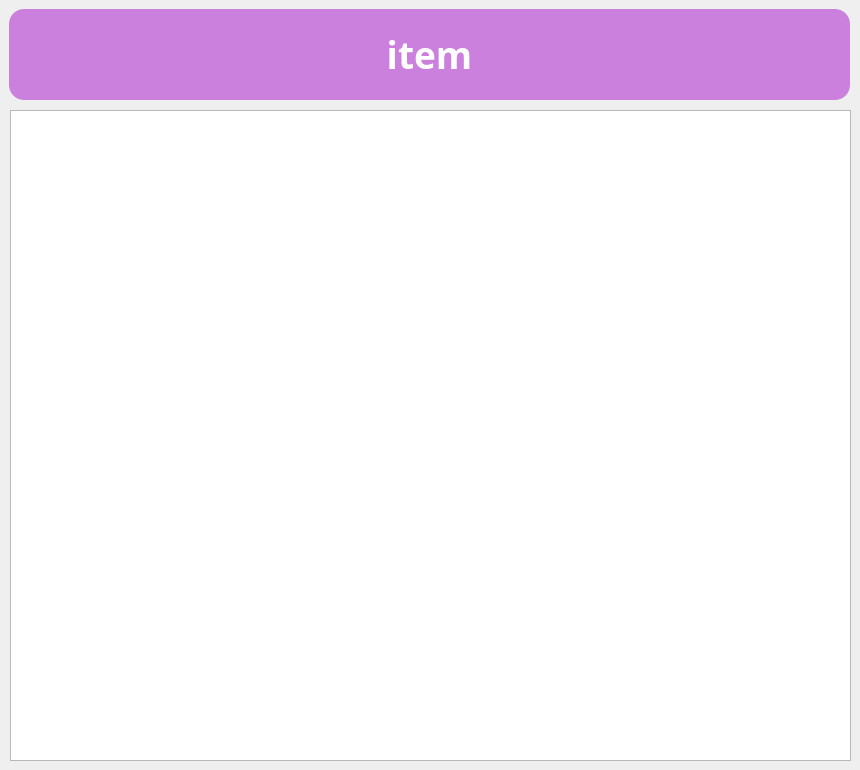
<?xml version="1.0" encoding="UTF-8"?>
<ui version="4.0">
 <class>Dialog</class>
 <widget class="QDialog" name="Dialog">
  <property name="geometry">
   <rect>
    <x>0</x>
    <y>0</y>
    <width>860</width>
    <height>770</height>
   </rect>
  </property>
  <property name="windowTitle">
   <string>Dialog</string>
  </property>
  <widget class="QLabel" name="item_label">
   <property name="geometry">
    <rect>
     <x>9</x>
     <y>9</y>
     <width>841</width>
     <height>91</height>
    </rect>
   </property>
   <property name="font">
    <font>
     <family>Josefin Slab</family>
     <pointsize>28</pointsize>
     <weight>75</weight>
     <bold>true</bold>
    </font>
   </property>
   <property name="styleSheet">
    <string notr="true">QLabel{
    width: 100%;
    height: 55px;
    background-color: #CA80DC;
    border-radius: 15px;
    padding: 0 35px 0 35px;
    color: #fff;
    line-height: 1.2;
}</string>
   </property>
   <property name="text">
    <string>item</string>
   </property>
   <property name="alignment">
    <set>Qt::AlignCenter</set>
   </property>
  </widget>
  <widget class="QTableWidget" name="tableWidget">
   <property name="geometry">
    <rect>
     <x>10</x>
     <y>110</y>
     <width>841</width>
     <height>651</height>
    </rect>
   </property>
  </widget>
 </widget>
 <resources/>
 <connections/>
</ui>
